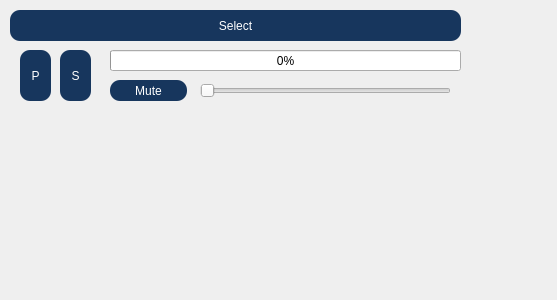
<?xml version="1.0" encoding="UTF-8"?>
<ui version="4.0">
 <class>widget1</class>
 <widget class="QWidget" name="widget1">
  <property name="geometry">
   <rect>
    <x>0</x>
    <y>0</y>
    <width>557</width>
    <height>300</height>
   </rect>
  </property>
  <property name="windowTitle">
   <string>Form</string>
  </property>
  <widget class="QSlider" name="volume_2">
   <property name="geometry">
    <rect>
     <x>200</x>
     <y>80</y>
     <width>251</width>
     <height>21</height>
    </rect>
   </property>
   <property name="orientation">
    <enum>Qt::Horizontal</enum>
   </property>
  </widget>
  <widget class="QPushButton" name="pushButton_15">
   <property name="geometry">
    <rect>
     <x>10</x>
     <y>10</y>
     <width>451</width>
     <height>31</height>
    </rect>
   </property>
   <property name="styleSheet">
    <string notr="true">QPushButton {
    color: rgb(255, 255, 255);
  background-color: #FF17365D;
    border-style: outset;
    border-width: 0px;
    border-radius: 10px;
    border-color: beige;
    min-width: 5em;
    padding: 6px;
}
QPushButton:hover {
color: #fff;
    background-color: rgb(43, 163, 255);
    border-style: inset;
}
QPushButton:pressed {
    background-color: rgb(43, 163, 255);
    border-style: inset;
}</string>
   </property>
   <property name="text">
    <string>Select</string>
   </property>
  </widget>
  <widget class="QPushButton" name="mute_2">
   <property name="geometry">
    <rect>
     <x>110</x>
     <y>80</y>
     <width>77</width>
     <height>21</height>
    </rect>
   </property>
   <property name="styleSheet">
    <string notr="true">QPushButton {
    color: rgb(255, 255, 255);
  background-color: #FF17365D;
    border-style: outset;
    border-width: 0px;
    border-radius: 10px;
    border-color: beige;
    min-width: 5em;
    padding: 6px;
}
QPushButton:hover {
color: #fff;
    background-color: rgb(43, 163, 255);
    border-style: inset;
}
QPushButton:pressed {
    background-color: rgb(43, 163, 255);
    border-style: inset;
}</string>
   </property>
   <property name="text">
    <string>Mute</string>
   </property>
  </widget>
  <widget class="QPushButton" name="pushButton_14">
   <property name="geometry">
    <rect>
     <x>20</x>
     <y>50</y>
     <width>31</width>
     <height>51</height>
    </rect>
   </property>
   <property name="styleSheet">
    <string notr="true">QPushButton {
    color: rgb(255, 255, 255);
  background-color: #FF17365D;
    border-style: outset;
    border-width: 0px;
    border-radius: 10px;
    border-color: beige;
    min-width: 1em;
    padding: 6px;
}
QPushButton:hover {
color: #fff;
    background-color: rgb(43, 163, 255);
    border-style: inset;
}
QPushButton:pressed {
    background-color: rgb(43, 163, 255);
    border-style: inset;
}</string>
   </property>
   <property name="text">
    <string>P</string>
   </property>
  </widget>
  <widget class="QPushButton" name="pushButton_17">
   <property name="geometry">
    <rect>
     <x>60</x>
     <y>50</y>
     <width>31</width>
     <height>51</height>
    </rect>
   </property>
   <property name="styleSheet">
    <string notr="true">QPushButton {
    color: rgb(255, 255, 255);
  background-color: #FF17365D;
    border-style: outset;
    border-width: 0px;
    border-radius: 10px;
    border-color: beige;
    min-width: 1em;
    padding: 6px;
}
QPushButton:hover {
color: #fff;
    background-color: rgb(43, 163, 255);
    border-style: inset;
}
QPushButton:pressed {
    background-color: rgb(43, 163, 255);
    border-style: inset;
}</string>
   </property>
   <property name="text">
    <string>S</string>
   </property>
  </widget>
  <widget class="QProgressBar" name="avance_2">
   <property name="geometry">
    <rect>
     <x>110</x>
     <y>50</y>
     <width>351</width>
     <height>21</height>
    </rect>
   </property>
   <property name="value">
    <number>0</number>
   </property>
  </widget>
 </widget>
 <resources/>
 <connections/>
</ui>
